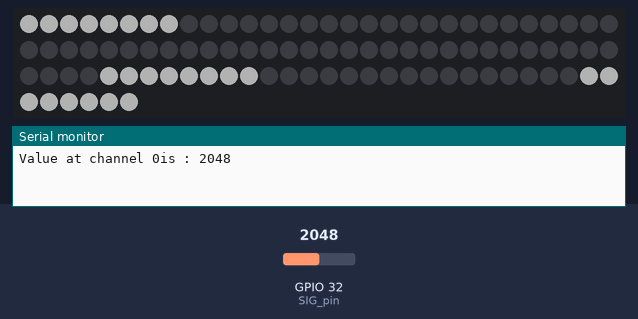
The sketch below on a simulated ESP32. Shown: 96 RGB LEDs in strip order, left to right, continuing on the next row, the last lines printed to the serial monitor. The test bench sets the inputs (shaded band); at power-on: GPIO 32 (SIG_pin) = 2048. Dim RGB values are drawn brighter than linear.

Above: at 1.2 s.
1.3 s: GPIO 32 (SIG_pin) set to 2953
2.8 s: GPIO 32 (SIG_pin) set to 3059
At 3.8 s:
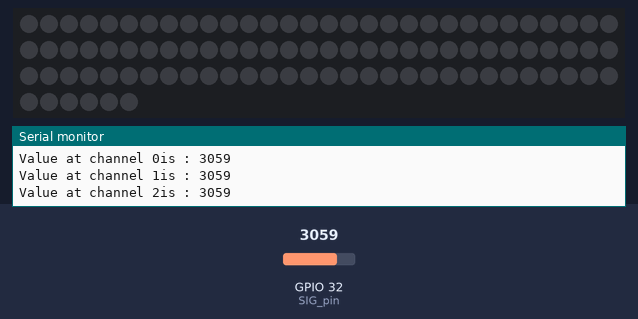
4.3 s: GPIO 32 (SIG_pin) set to 2866
At 4.7 s:
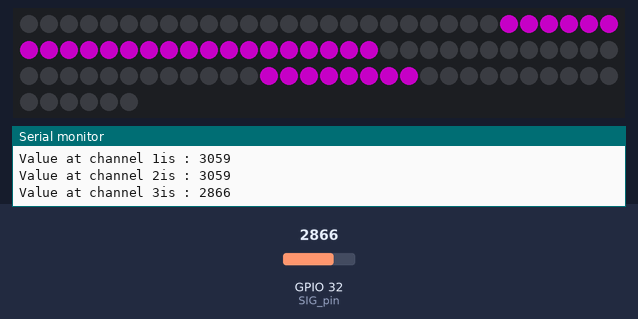
5.8 s: GPIO 32 (SIG_pin) set to 3603
At 6.1 s:
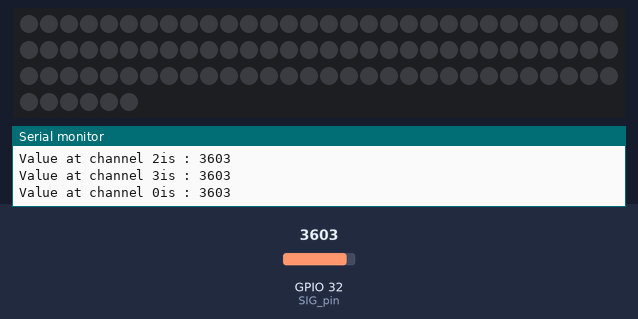
7.3 s: GPIO 32 (SIG_pin) set to 2460
At 8.1 s:
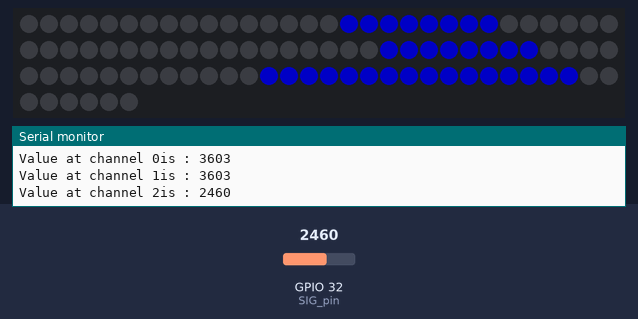
8.8 s: GPIO 32 (SIG_pin) set to 3840
At 9.6 s:
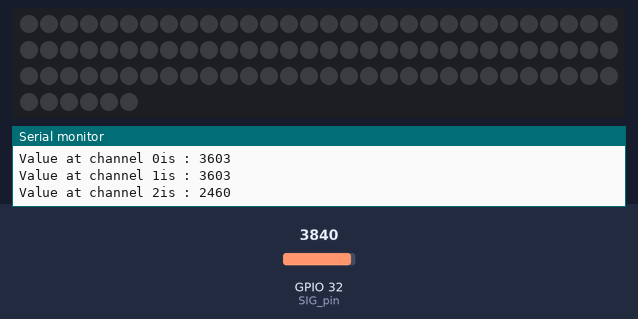
Timing chart, 0 to 11.3 s (numbered marks = the images above; inputs shaded):
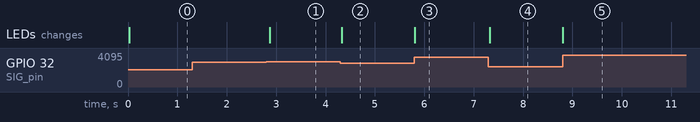

The sketch:

OwenTileTestV2.ino
```cpp
#include <FastLED.h>
//Mux control pins
int s0 = 25;
int s1 = 23;
int s2 = 22;
int s3 = 21;

//Mux in "SIG" pin
int SIG_pin = 32;

#define DATA_PIN    5
//#define CLK_PIN   4
#define LED_TYPE    WS2812B
#define COLOR_ORDER GRB
#define NUM_LEDS    96
CRGB leds[NUM_LEDS];

#define BRIGHTNESS          96
#define FRAMES_PER_SECOND  120


void setup(){
  pinMode(s0, OUTPUT);
  pinMode(s1, OUTPUT);
  pinMode(s2, OUTPUT);
  pinMode(s3, OUTPUT);

  digitalWrite(s0, LOW);
  digitalWrite(s1, LOW);
  digitalWrite(s2, LOW);
  digitalWrite(s3, LOW);

  Serial.begin(115200);

  // tell FastLED about the LED strip configuration
  FastLED.addLeds<LED_TYPE,DATA_PIN,COLOR_ORDER>(leds, NUM_LEDS).setCorrection(TypicalLEDStrip);
  //FastLED.addLeds<LED_TYPE,DATA_PIN,CLK_PIN,COLOR_ORDER>(leds, NUM_LEDS).setCorrection(TypicalLEDStrip);

  // set master brightness control
  FastLED.setBrightness(BRIGHTNESS);
}


void loop(){
  //Loop through and read all 16 values
  //Reports back Value at channel 6 is: 346
  //Current working version

    for(int i = 0; i < 4; i ++){
      if (readMux(i)<=3800){
        delay(20);
    Serial.print("Value at channel ");
    Serial.print(i);
    Serial.print("is : ");
    Serial.println(readMux(i));
      }
      while (readMux(i)<=3000){
        if (i==0) {
      lightPtile(1,9,12,155,155,155);
      }
        else if (i==1) {
      lightFtile(2,8,11,12,0,255,255);
      }
        else if (i==2) {
      lightFtile(3,7,10,11,0,0,255);
      }
        else if (i==3) {
      lightFtile(4,5,6,10,255,0,255);
      }

      }
      fill_solid(leds, NUM_LEDS,CRGB(0,0,0));
      }
      FastLED.show();
  }


int readMux(int channel){
  int controlPin[] = {s0, s1, s2, s3};

  int muxChannel[16][4]={
    {0,0,0,0}, //channel 0
    {1,0,0,0}, //channel 1
    {0,1,0,0}, //channel 2
    {1,1,0,0}, //channel 3
    {0,0,1,0}, //channel 4
    {1,0,1,0}, //channel 5
    {0,1,1,0}, //channel 6
    {1,1,1,0}, //channel 7
    {0,0,0,1}, //channel 8
    {1,0,0,1}, //channel 9
    {0,1,0,1}, //channel 10
    {1,1,0,1}, //channel 11
    {0,0,1,1}, //channel 12
    {1,0,1,1}, //channel 13
    {0,1,1,1}, //channel 14
    {1,1,1,1}  //channel 15
  };

  //loop through the 4 sig
  for(int i = 0; i < 4; i ++){
    digitalWrite(controlPin[i], muxChannel[channel][i]);
  }

  //read the value at the SIG pin
  int val = analogRead(SIG_pin);

  //return the value
  return val;
}

void pressureMeter (int sensorNum, int R, int G, int B) {
         if (readMux(sensorNum)<=150) {
      leds[0] = CRGB(255,0,0);
      leds[1] = CRGB(255,0,0);
      leds[2] = CRGB(255,0,0);
      leds[3] = CRGB(255,0,0);
      leds[4] = CRGB(255,0,0);
         }
        else if (readMux(sensorNum)<=450) {
      leds[0] = CRGB(0,255,0);
      leds[1] = CRGB(0,255,0);
      leds[2] = CRGB(0,255,0);
      leds[3] = CRGB(0,255,0);
      leds[4] = CRGB(0,255,0);
        }
        else if (readMux(sensorNum)<=500) {
      leds[0] = CRGB(R,G,B);
      leds[1] = CRGB(R,G,B);
      leds[2] = CRGB(R,G,B);
      leds[3] = CRGB(R,G,B);
        }
        else if (readMux(sensorNum)<=1000) {
      leds[0] = CRGB(R,G,B);
      leds[1] = CRGB(R,G,B);
      leds[2] = CRGB(R,G,B);
        }
        else if (readMux(sensorNum)<=2000) {
      leds[0] = CRGB(R,G,B);
      leds[1] = CRGB(R,G,B);
        }
        else if (readMux(sensorNum)<=3000) {
      leds[0] = CRGB(R,G,B);
        }
     if(readMux(sensorNum)>2500){
    leds[0] = CRGB::Black;
    leds[1] = CRGB::Black;
    leds[2] = CRGB::Black;
    leds[3] = CRGB::Black;
    leds[4] = CRGB::Black;

    FastLED.show();
    }

      }

  void lightRow (int rowNum, int R, int G, int B) {
for (int i=(rowNum*8)-8; i<=(rowNum*8)-1; i++){
  leds[i] = CRGB(R,G,B);
  }
  FastLED.show();
  }

  void lightFtile (int R1, int R2, int R3, int R4, int R, int G, int B) {
    lightRow(R1,R,G,B);
    lightRow(R2,R,G,B);
    lightRow(R3,R,G,B);
    lightRow(R4,R,G,B);
    }
  void lightPtile (int R1, int R2, int R3, int R, int G, int B) {
    lightRow(R1,R,G,B);
    lightRow(R2,R,G,B);
    lightRow(R3,R,G,B);
    }
```

Measured:
- the behaviour switches between 3000 and 3001 on GPIO 32 (SIG_pin) (found by bisection; images 0 and 1)
- after the input at 1.3 s, every drawn part: stays the same
- after the input at 2.8 s, the LEDs: change after 0.07 s (image 1)
- after the input at 4.3 s, the LEDs: change at once (image 2)
- after the input at 5.8 s, the LEDs: change at once (image 3)
- after the input at 7.3 s, the LEDs: change at once (image 4)
- after the input at 8.8 s, the LEDs: change at once (image 5)
